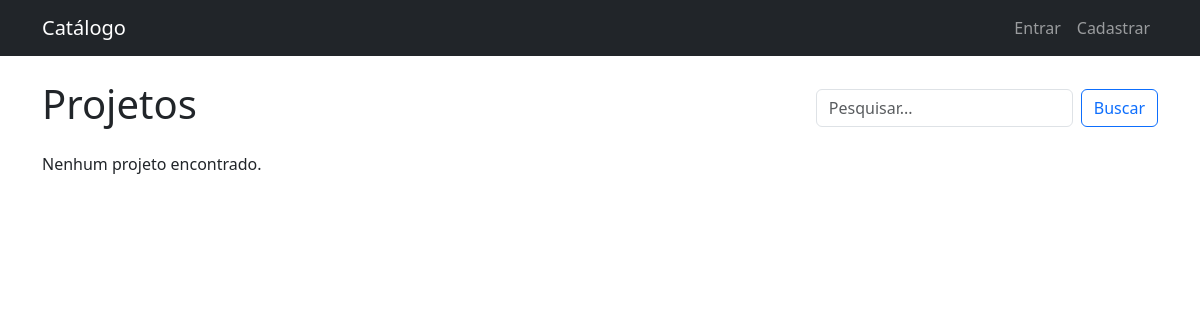
Before: / with the older database file.
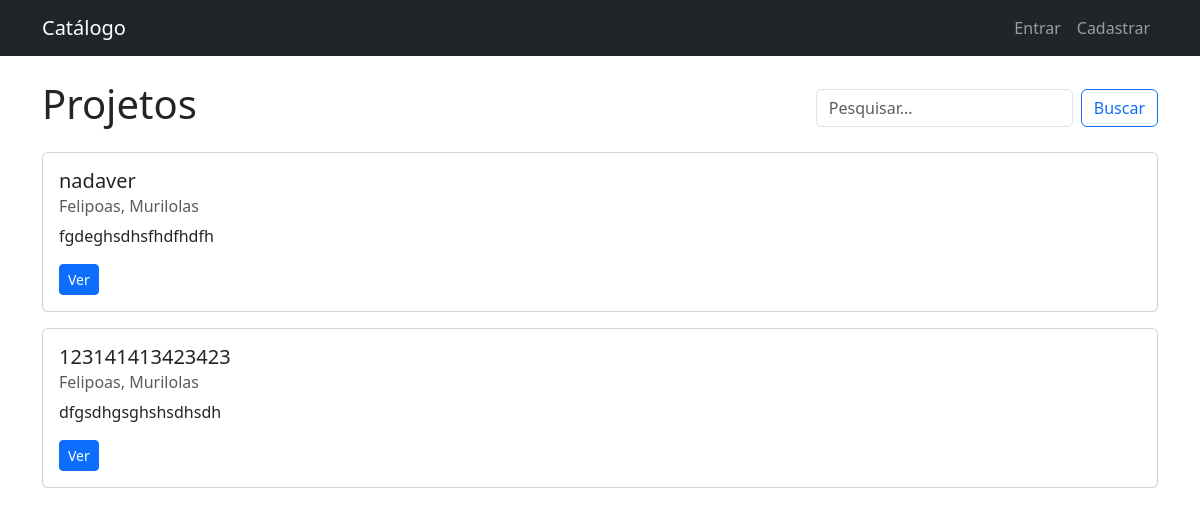
After: the same page with the newer database file.
### models.py (models this page shows)
class Project(db.Model):
    __tablename__ = 'project'
    id = db.Column(db.Integer, primary_key=True)
    title = db.Column(db.String(255), nullable=False)
    description = db.Column(db.Text, nullable=False)
    created_at = db.Column(db.DateTime, default=datetime.utcnow)
    file_path = db.Column(db.String(255))
    authors_text = db.Column(db.String(255))  # texto livre com nome dos autores
    authors = db.relationship('User', secondary=author_project, back_populates='projects')
    favorites = db.relationship('Favorite', back_populates='project', cascade='all, delete-orphan')

### app.py (the view)
    @app.route('/')
    def index():
        q = request.args.get('q', '').strip()
        page = request.args.get('page', 1, type=int)
        if q:
            projects = Project.query.filter(
                (Project.title.ilike(f'%{q}%')) |
                (Project.description.ilike(f'%{q}%')) |
                (Project.authors_text.ilike(f'%{q}%'))
            ).order_by(Project.created_at.desc())
        else:
            projects = Project.query.order_by(Project.created_at.desc())
        projects = projects.paginate(page=page, per_page=10, error_out=False)
        return render_template('index.html', projects=projects, q=q)

### templates/index.html (shortened to what this page needs)
{% extends 'base.html' %}
{% block content %}
<div class="d-flex justify-content-between align-items-center mb-3">
  <h1>Projetos</h1>
  <form class="d-flex" method="get" action="{{ url_for('index') }}">
    <input name="q" class="form-control me-2" placeholder="Pesquisar..." value="{{ q }}">
    <button class="btn btn-outline-primary">Buscar</button>
  </form>
</div>
{% for p in projects.items %}
  <div class="card mb-3">
    <div class="card-body">
      <h5 class="card-title">{{ p.title }}</h5>
      <h6 class="card-subtitle mb-2 text-muted">{{ p.authors_text or 'Autores não informados' }}</h6>
      <p class="card-text">{{ p.description[:250] }}{% if p.description|length > 250 %}...{% endif %}</p>
      <a class="btn btn-sm btn-primary" href="{{ url_for('project_detail', project_id=p.id) }}">Ver</a>
    </div>
  </div>
{% else %}
  <p>Nenhum projeto encontrado.</p>
{% endfor %}
{% endblock %}

### templates/base.html (shortened to what this page needs)
<!doctype html>
<html lang="pt-BR">
<head>
  <link href="https://cdn.jsdelivr.net/npm/bootstrap@5.3.0/dist/css/bootstrap.min.css" rel="stylesheet">
</head>
<body>
<nav class="navbar navbar-expand-lg navbar-dark bg-dark mb-4">
  <div class="container">
    <a class="navbar-brand" href="{{ url_for('index') }}">Catálogo</a>
    <div class="collapse navbar-collapse">
      <ul class="navbar-nav ms-auto">
        {% if current_user.is_authenticated %}
          <li class="nav-item"><a class="nav-link" href="#">Olá, {{ current_user.name }}</a></li>
          <li class="nav-item"><a class="nav-link" href="{{ url_for('create_project') }}">Novo Projeto</a></li>
          {% if current_user.is_admin %}<li class="nav-item"><a class="nav-link" href="{{ url_for('admin_panel') }}">Admin</a></li>{% endif %}
          <li class="nav-item"><a class="nav-link" href="{{ url_for('logout') }}">Sair</a></li>
        {% else %}
          <li class="nav-item"><a class="nav-link" href="{{ url_for('login') }}">Entrar</a></li>
          <li class="nav-item"><a class="nav-link" href="{{ url_for('register') }}">Cadastrar</a></li>
        {% endif %}
      </ul>
    </div>
  </div>
</nav>
<div class="container">
  {% block content %}{% endblock %}
</div>
</body>
</html>

Changed rows visible on the page:
added Project: title "nadaver", authors_text "Felipoas, Murilolas", description "fgdeghsdhsfhdfhdfh"
added Project: title "123141413423423", authors_text "Felipoas, Murilolas", description "dfgsdhgsghshsdhsdh"
Other visible differences:
text no longer shown: "Nenhum projeto encontrado."
